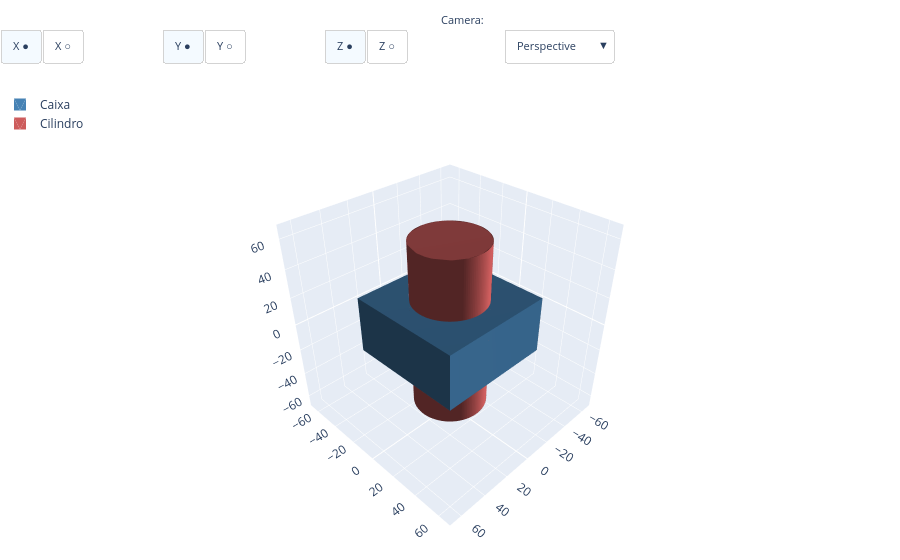

Source (notebook cell):
### Markdown cell above
> 🔎 **Resumo prático**:
> - Use `visible_axes="xyz"` (padrão) durante a modelagem para verificar dimensões e posições
> - Use `visible_axes=None` com `z=` para apresentações com visual limpo

---

## Usando Variáveis para Parametrizar

Uma das grandes vantagens de modelar em código é usar **variáveis** para as dimensões. Mudar o projeto inteiro se torna tão simples quanto alterar um único número.

### Code cell
# Dimensões da caixa — experimente mudar e executar novamente!
caixa_comprimento = 80    # mm
caixa_largura     = 80    # mm
caixa_altura      = 40    # mm

# Dimensões do cilindro
cilindro_raio   = 25      # mm
cilindro_altura = 120     # mm

# Criando os objetos com as variáveis
caixa_param    = b3d.Box(caixa_comprimento, caixa_largura, caixa_altura)
cilindro_param = b3d.Cylinder(radius=cilindro_raio, height=cilindro_altura)

show([caixa_param, cilindro_param], names=["Caixa", "Cilindro"])

### Figure 1 — Plotly figure (JSON) as saved in the notebook; plotly's stock layout.template omitted (floating-point values rounded to 4 significant figures; data arrays with more than 128 entries replaced by an {"elided": "..."} marker saying what was removed)
{"data": [{"color": "steelblue", "flatshading": true, "i": [1, 1, 5, 5, 11, 11, 15, 15, 19, 19, 23, 23], "j": [2, 3, 4, 6, 8, 10, 13, 12, 16, 18, 21, 20], "k": [0, 2, 6, 7, 9, 8, 12, 14, 17, 16, 20, 22], "lighting": {"ambient": 0.4, "diffuse": 0.8, "specular": 0.2}, "name": "Caixa", "opacity": 1, "showlegend": true, "type": "mesh3d", "x": [-40, -40, -40, -40, 40, 40, 40, 40, -40, 40, -40, 40, -40, 40, -40, 40, -40, -40, 40, 40, -40, -40, 40, 40], "y": [-40, -40, 40, 40, -40, -40, 40, 40, -40, -40, -40, -40, 40, 40, 40, 40, -40, 40, -40, 40, -40, 40, -40, 40], "z": [-20, 20, -20, 20, -20, 20, -20, 20, -20, -20, 20, 20, -20, -20, 20, 20, -20, -20, -20, -20, 20, 20, 20, 20]}, {"color": "indianred", "flatshading": true, "i": {"elided": "500 int values"}, "j": {"elided": "500 int values"}, "k": {"elided": "500 int values"}, "lighting": {"ambient": 0.4, "diffuse": 0.8, "specular": 0.2}, "name": "Cilindro", "opacity": 1, "showlegend": true, "type": "mesh3d", "x": {"elided": "506 float values"}, "y": {"elided": "506 float values"}, "z": {"elided": "506 int values"}}], "layout": {"annotations": [{"font": {"size": 11}, "showarrow": false, "text": "Axes:", "x": -0.01, "xanchor": "right", "xref": "paper", "y": 1.17, "yref": "paper"}, {"font": {"size": 11}, "showarrow": false, "text": "Camera:", "x": 0.54, "xanchor": "right", "xref": "paper", "y": 1.17, "yref": "paper"}], "legend": {"x": 0, "y": 1}, "margin": {"b": 0, "l": 0, "r": 0, "t": 90}, "scene": {"aspectmode": "manual", "aspectratio": {"x": 1, "y": 1, "z": 1}, "camera": {"eye": {"x": 1.5, "y": 1.5, "z": 1.5}, "projection": {"type": "perspective"}, "up": {"x": 0, "y": 0, "z": 1}}, "xaxis": {"backgroundcolor": "rgb(230, 236, 245)", "gridcolor": "white", "gridwidth": 1, "range": [-69, 69], "showbackground": true, "showgrid": true, "showline": false, "showspikes": true, "showticklabels": true, "title": {"text": ""}, "zeroline": true, "zerolinecolor": "white", "zerolinewidth": 2}, "yaxis": {"backgroundcolor": "rgb(230, 236, 245)", "gridcolor": "white", "gridwidth": 1, "range": [-69, 69], "showbackground": true, "showgrid": true, "showline": false, "showspikes": true, "showticklabels": true, "title": {"text": ""}, "zeroline": true, "zerolinecolor": "white", "zerolinewidth": 2}, "zaxis": {"backgroundcolor": "rgb(230, 236, 245)", "gridcolor": "white", "gridwidth": 1, "range": [-69, 69], "showbackground": true, "showgrid": true, "showline": false, "showspikes": true, "showticklabels": true, "title": {"text": ""}, "zeroline": true, "zerolinecolor": "white", "zerolinewidth": 2}}, "updatemenus": [{"active": 0, "bgcolor": "white", "bordercolor": "lightgray", "buttons": [{"args": [{"scene.xaxis": {"backgroundcolor": "rgb(230, 236, 245)", "gridcolor": "white", "gridwidth": 1, "range": [-69, 69], "showbackground": true, "showgrid": true, "showline": false, "showspikes": true, "showticklabels": true, "title": {"text": ""}, "zeroline": true, "zerolinecolor": "white", "zerolinewidth": 2}}], "label": "X ●", "method": "relayout"}, {"args": [{"scene.xaxis": {"range": [-69, 69], "showbackground": false, "showgrid": false, "showline": false, "showspikes": false, "showticklabels": false, "title": {"text": ""}, "zeroline": false}}], "label": "X ○", "method": "relayout"}], "direction": "right", "font": {"size": 11}, "showactive": true, "type": "buttons", "x": 0, "xanchor": "left", "y": 1.13, "yanchor": "top"}, {"active": 0, "bgcolor": "white", "bordercolor": "lightgray", "buttons": [{"args": [{"scene.yaxis": {"backgroundcolor": "rgb(230, 236, 245)", "gridcolor": "white", "gridwidth": 1, "range": [-69, 69], "showbackground": true, "showgrid": true, "showline": false, "showspikes": true, "showticklabels": true, "title": {"text": ""}, "zeroline": true, "zerolinecolor": "white", "zerolinewidth": 2}}], "label": "Y ●", "method": "relayout"}, {"args": [{"scene.yaxis": {"range": [-69, 69], "showbackground": false, "showgrid": false, "showline": false, "showspikes": false, "showticklabels": false, "title": {"text": ""}, "zeroline": false}}], "label": "Y ○", "method": "relayout"}], "direction": "right", "font": {"size": 11}, "showactive": true, "type": "buttons", "x": 0.18, "xanchor": "left", "y": 1.13, "yanchor": "top"}, {"active": 0, "bgcolor": "white", "bordercolor": "lightgray", "buttons": [{"args": [{"scene.zaxis": {"backgroundcolor": "rgb(230, 236, 245)", "gridcolor": "white", "gridwidth": 1, "range": [-69, 69], "showbackground": true, "showgrid": true, "showline": false, "showspikes": true, "showticklabels": true, "title": {"text": ""}, "zeroline": true, "zerolinecolor": "white", "zerolinewidth": 2}}], "label": "Z ●", "method": "relayout"}, {"args": [{"scene.zaxis": {"range": [-69, 69], "showbackground": false, "showgrid": false, "showline": false, "showspikes": false, "showticklabels": false, "title": {"text": ""}, "zeroline": false}}], "label": "Z ○", "method": "relayout"}], "direction": "right", "font": {"size": 11}, "showactive": true, "type": "buttons", "x": 0.36, "xanchor": "left", "y": 1.13, "yanchor": "top"}, {"active": 0, "bgcolor": "white", "bordercolor": "lightgray", "buttons": [{"args": [{"scene.aspectmode": "manual", "scene.aspectratio": {"x": 1, "y": 1, "z": 1}, "scene.camera": {"eye": {"x": 1.5, "y": 1.5, "z": 1.5}, "projection": {"type": "perspective"}, "up": {"x": 0, "y": 0, "z": 1}}}], "label": "Perspective", "method": "relayout"}, {"args": [{"scene.aspectmode": "manual", "scene.aspectratio": {"x": 1, "y": 1, "z": 1}, "scene.camera": {"eye": {"x": 2.5, "y": 2.5, "z": 2.5}, "projection": {"type": "orthographic"}, "up": {"x": 0, "y": 0, "z": 1}}}], "label": "Orthographic", "method": "relayout"}], "direction": "down", "font": {"size": 11}, "showactive": true, "type": "dropdown", "x": 0.56, "xanchor": "left", "y": 1.13, "yanchor": "top"}]}}
